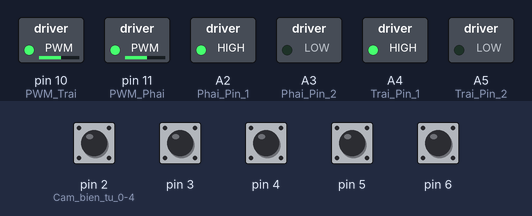
Bench run of a sketch on a simulated Arduino Uno, built with avr-gcc and run on an emulated ATmega328P. On the bench: switched loads named in the sketch (green lamp = pin HIGH). Inputs (shaded band) come from the test bench; at power-on: pin 2 (Cam_bien_tu_0-4), pin 3–6 HIGH.

Above: at 4.2 s.
4.3 s: pin 2 (Cam_bien_tu_0-4) pulled LOW for 0.15 s
At 4.37 s:
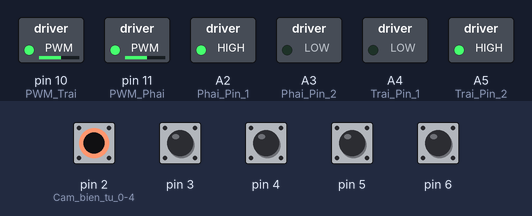
5.9 s: pin 5 pulled LOW for 0.15 s
At 7.2 s:
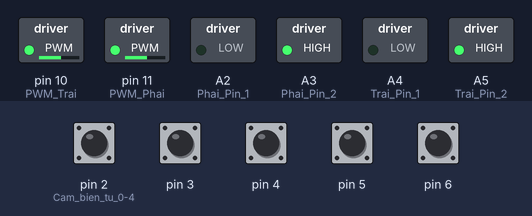
7.5 s: pin 2 (Cam_bien_tu_0-4) pulled LOW for 1 s
At 9.7 s:
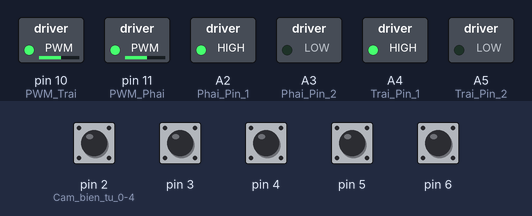
10.0 s: pin 5 pulled LOW for 1 s
At 11.7 s:
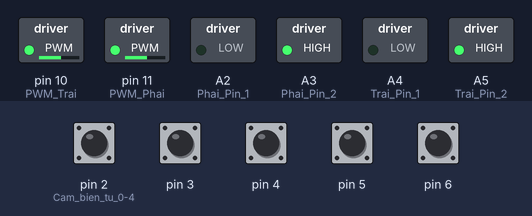
Timing chart, 0 to 13.2 s (numbered marks = the images above; inputs shaded):
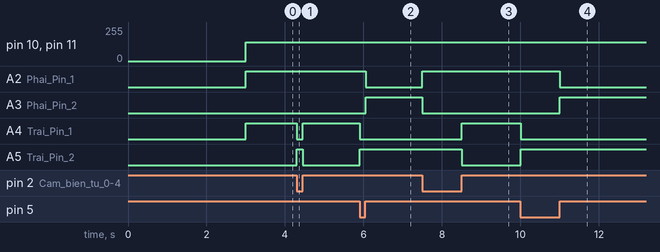

Measured:
- after the input at 4.3 s, A4 (Trai_Pin_1): HIGH → LOW at once, → HIGH 0.15 s later; A5 (Trai_Pin_2): LOW → HIGH at once, → LOW 0.15 s later
- after the input at 5.9 s, A2 (Phai_Pin_1): HIGH → LOW after 0.15 s; A3 (Phai_Pin_2): LOW → HIGH after 0.15 s; A4 (Trai_Pin_1): HIGH → LOW at once; A5 (Trai_Pin_2): LOW → HIGH at once
- after the input at 7.5 s, A2 (Phai_Pin_1): LOW → HIGH at once; A3 (Phai_Pin_2): HIGH → LOW at once; A4 (Trai_Pin_1): LOW → HIGH after 1.0 s; A5 (Trai_Pin_2): HIGH → LOW after 1.0 s
- after the input at 10.0 s, A2 (Phai_Pin_1): HIGH → LOW after 1.0 s; A3 (Phai_Pin_2): LOW → HIGH after 1.0 s; A4 (Trai_Pin_1): HIGH → LOW at once; A5 (Trai_Pin_2): LOW → HIGH at once

The sketch:

Code.ino
```cpp
float Kp = 0, Ki = 0, Kd = 0; //Chinh thong so PID tai day, tim Kp truoc (Kp~0.01 > 1), sau do tim Kd
int toc_do = 140;//Dat toc do binh thuong
int toc_do_toi_da = toc_do;// toc do toi da
int toc_do_min = 0;
int toc_do_quay = toc_do;

float do_lech = 0, gia_tri_PID = 0;
float do_lech_cu = 0;
int i = 0;
int cam_bien[5] = {0, 0, 0, 0, 0};
int vtri_cu = 0;
int so_vong = 0;
unsigned int delayMillis = 0;

//#define DEBUG

void setup()
{
  pinMode(10, OUTPUT); //PWM Trai
  pinMode(11, OUTPUT); //PWM Phai
  pinMode(A2, OUTPUT); //Phai Pin 1
  pinMode(A3, OUTPUT); //Phai Pin 2
  pinMode(A4, OUTPUT); //Trai Pin 1
  pinMode(A5, OUTPUT); //Trai Pin 2
  pinMode(2, INPUT_PULLUP);//Cam bien tu 0-4 (tu trai qua phai 1-4)
  pinMode(3, INPUT_PULLUP);
  pinMode(4, INPUT_PULLUP);
  pinMode(5, INPUT_PULLUP);
  pinMode(6, INPUT_PULLUP);
#ifdef DEBUG
  Serial.begin(9600); //Bat serial
#endif
  delay(3000);
}

void loop()
{
  if (so_vong > 2 )
  {
    digitalWrite(A2, LOW); //Phai Pin 1
    digitalWrite(A3, LOW); //Phai Pin 2
    digitalWrite(A4, LOW); //trai Pin 1
    digitalWrite(A5, LOW); //trai Pin 2
  }
  else
  {
    doc_cam_bien();
  }
}

void doc_cam_bien()
{
  cam_bien[0] = !digitalRead(2);
  cam_bien[1] = !digitalRead(3);
  cam_bien[2] = !digitalRead(4);
  cam_bien[3] = !digitalRead(5);
  cam_bien[4] = !digitalRead(6);
  delayMicroseconds(2500);
  int vtri = 0;
  int gia_tri_cam_bien = (1000 * cam_bien[0] + 2000 * cam_bien[1] + 3000 * cam_bien[2] + 4000 * cam_bien[3] + 5000 * cam_bien[4]);
  if (gia_tri_cam_bien == 15000)
  {
    if (millis() - delayMillis > 3000)
    {
      so_vong++;
      delayMillis = (unsigned int)millis();
    }
  }
  if (gia_tri_cam_bien == 0)
  {
    if (vtri_cu > 3000)
    {
      vtri = 5000;
      di_chuyen(0, toc_do_quay, 0);//phai lui
      di_chuyen(1, toc_do_quay, 1);//trai tien
      return;
    }
    else {
      vtri = 1000;
      di_chuyen(1, toc_do_quay, 0);//trai lui
      di_chuyen(0, toc_do_quay, 1);//phai tien
      return;
    }
  }
  else
  {
    vtri = gia_tri_cam_bien / (cam_bien[0] + cam_bien[1] + cam_bien[2] + cam_bien[3] + cam_bien[4]);
    vtri_cu = vtri;
  }

  do_lech = vtri - 3000;
#ifdef DEBUG
  Serial.print(do_lech);
  Serial.print(":");
  Serial.println(vtri);
#endif
  _PID();
  tinh_toc_do();
}

//Tinh toan gia tri PID dua vao do lech
void _PID()
{
  i = i + do_lech;
  gia_tri_PID = (Kp * do_lech) + Ki * i + Kd * (do_lech - do_lech_cu);
  do_lech_cu = do_lech;
}

void tinh_toc_do()
{
  // Dat gia tri cho dong co dua vao PID
  int toc_do_trai = toc_do - gia_tri_PID;
  int toc_do_phai = toc_do + gia_tri_PID;

  if (toc_do_phai > toc_do_toi_da ) toc_do_phai = toc_do_toi_da; // Ngan khong cho gia tri vuot qua toc_do_toi_da
  if (toc_do_trai > toc_do_toi_da ) toc_do_trai = toc_do_toi_da;

  if (toc_do_phai < toc_do_min) toc_do_phai = 0;
  if (toc_do_trai < toc_do_min) toc_do_trai = 0;

  di_chuyen(0, toc_do_trai, 1);  //Bat motor trai
  di_chuyen(1, toc_do_phai, 1); //Bat motor phai
}

void di_chuyen(int motor, int pwm, int huong_di)
{
  if (motor == 1) { //trai
    analogWrite(10, pwm);  //Bat motor trai
    digitalWrite(A4, !huong_di); //trai Pin 1
    digitalWrite(A5, huong_di); //trai Pin 2
  }
  if (motor == 0) { //phai
    analogWrite(11, pwm);  //Bat motor phai
    digitalWrite(A2, huong_di); //Phai Pin 1
    digitalWrite(A3, !huong_di); //Phai Pin 2
  }
}
```
